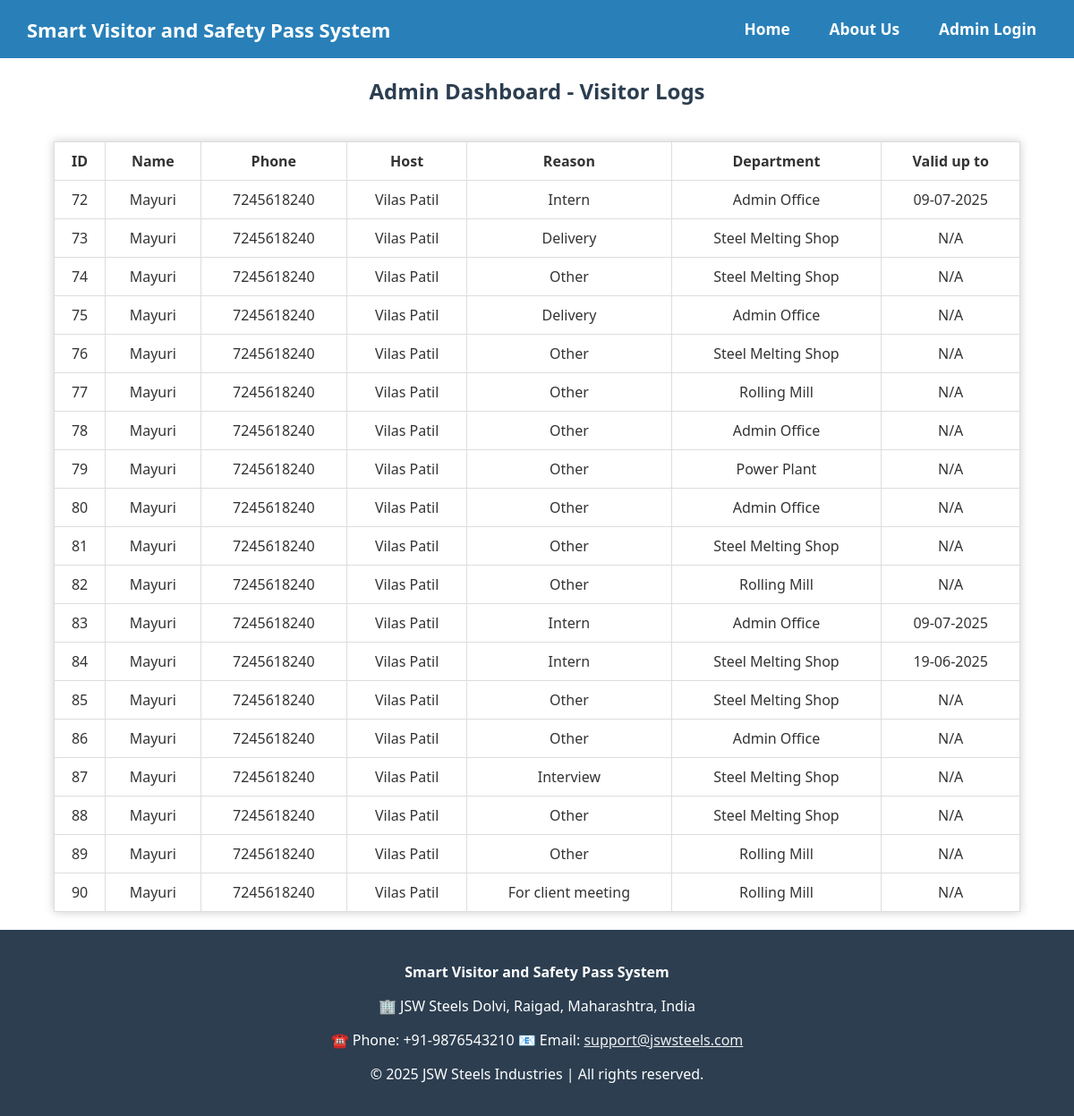
/admin, run on an earlier commit of the app's database.
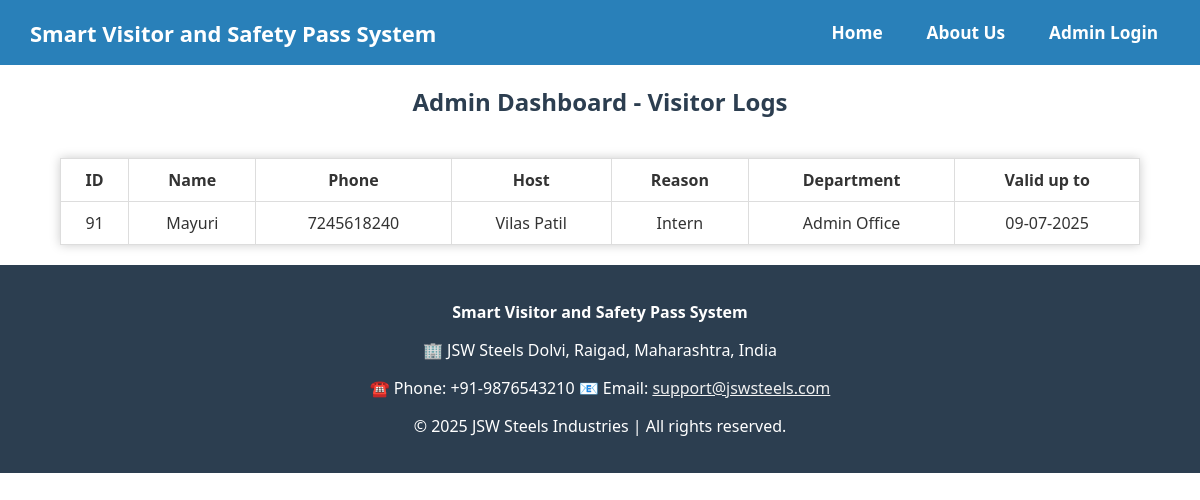
And on a later commit of the database.
### tables this page shows
CREATE TABLE visitors (
                    id INTEGER PRIMARY KEY AUTOINCREMENT,
                    name TEXT,
                    phone TEXT,
                    reason TEXT,
                    host TEXT,
                    quiz_passed INTEGER,
                    checkin_status TEXT
                , area TEXT, checkin_time TEXT, checkout_time TEXT, start_date TEXT, end_date TEXT);

### app.py (the view)
@app.route('/admin')
def admin():
    conn = sqlite3.connect(DB_NAME)
    c = conn.cursor()
    c.execute("SELECT * FROM visitors")
    visitors = c.fetchall()
    conn.close()
    return render_template('admin.html', data=visitors)

### app.py (called while the page is built)
@app.template_filter('datetimeformat')
def datetimeformat(value):
    if not value:
        return ''
    try:
        if len(value) == 10:
            dt = datetime.strptime(value, '%Y-%m-%d')
        else:
            dt = datetime.strptime(value, '%Y-%m-%d %H:%M:%S')
        return dt.strftime('%d-%m-%Y')
    except Exception:
        return value

### templates/admin.html (shortened to what this page needs)
<!DOCTYPE html>
<html>
<head>
  <link rel="stylesheet" href="{{ url_for('static', filename='style.css') }}">
</head>
<body>
  {% include 'header.html' %}
<h2>Admin Dashboard - Visitor Logs</h2>
<table>
  <thead>
    <tr>
      <th>ID</th>
      <th>Name</th>
      <th>Phone</th>
      <th>Host</th>
      <th>Reason</th>
      <th>Department</th>
      <th>Valid up to</th>
    </tr>
  </thead>
  <tbody>
    {% for row in data %}
    <tr>
      <td>{{ row[0] }}</td>
      <td>{{ row[1] }}</td>
      <td>{{ row[2] }}</td>
      <td>{{ row[4] }}</td>
      <td>{{ row[3] }}</td>
      <td>{{ row[7] }}</td>
      <td>{% if row[11] %}{{ row[11]|datetimeformat }}{% else %}N/A{% endif %}</td>
    </tr>
    {% endfor %}
  </tbody>
</table>
  {% include 'footer.html' %}
</body>
</html>

### templates/header.html (shortened to what this page needs)
<!DOCTYPE html>
<html>
<head>
  <link rel="stylesheet" href="{{ url_for('static', filename='style.css') }}">
</head>
<body class="{{ body_class|default('') }}">
  <header class="navbar">
    <h1>Smart Visitor and Safety Pass System</h1>
    <div class="nav-links">
      <a href="/">Home</a>
      <a href="/about">About Us</a>
      {% if session.get('user') %}
        <form action="/logout" method="post" style="display: inline;">
          <button type="submit">Logout</button>
        </form>
      {% else %}
        <a href="/login">Admin Login</a>
      {% endif %}
    </div>
  </header>

### templates/footer.html (shortened to what this page needs)
  <footer style="background: #2c3e50; color: white; padding: 20px 0; text-align: center;">
    <div style="max-width: 800px; margin: auto;">
      <p><strong>Smart Visitor and Safety Pass System</strong></p>
      <p>
        🏢 JSW Steels Dolvi, Raigad, Maharashtra, India
      </p>
      <p>
        ☎️ Phone: +91-9876543210
        📧 Email: <a href="mailto:support@jswsteels.com" style="color: #f0f0f0;">support@jswsteels.com</a>
      </p>
      <p>
        &copy; 2025 JSW Steels Industries | All rights reserved.
      </p>
    </div>
  </footer>
</body>
</html>

### static/style.css (style rules this page uses)
body { background: #fff; color: #333; font-family: 'Segoe UI', sans-serif; margin: 0; padding: 0; min-height: 100vh; }
h2 { color: #2c3e50; text-align: center; }
table { width: 90%; margin: 20px auto; border-collapse: collapse; background-color: white; box-shadow: 0 0 10px #ccc; }
th, td { padding: 10px; border: 1px solid #ddd; text-align: center; }
body:not(.home-bg) { display: flex; flex-direction: column; min-height: 100vh; }
.nav-links { display: flex; gap: 24px; align-items: center; flex-wrap: nowrap; white-space: nowrap; }
.nav-links a, .nav-links form button { color: white; text-decoration: none; font-weight: 500; font-size: 1.08em; padding: 7px 16px; border-radius: 5px; background: none; border: none; cursor: pointer; transition: background 0.2s; display: flex; align-items: center; }

### templates/header.html (style rules this page uses)
.navbar { background-color: #2980b9; color: white; padding: 15px 30px; display: flex; justify-content: space-between; align-items: center; }
.navbar h1 { margin: 0; font-size: 22px; font-weight: bold; }
.nav-links { display: flex; gap: 20px; align-items: center; }
.nav-links a, .nav-links form button { color: white; text-decoration: none; font-weight: bold; padding: 6px 12px; border-radius: 5px; background: none; border: none; cursor: pointer; }

What changed in the data, as far as the page shows it:
removed visitors: id "72", name "Mayuri", phone "7245618240", host "Vilas Patil", reason "Intern", area "Admin Office", end_date "09-07-2025"
removed visitors: id "73", name "Mayuri", phone "7245618240", host "Vilas Patil", reason "Delivery", area "Steel Melting Shop", shows "N/A"
removed visitors: id "74", name "Mayuri", phone "7245618240", host "Vilas Patil", reason "Other", area "Steel Melting Shop", shows "N/A"
removed visitors: id "75", name "Mayuri", phone "7245618240", host "Vilas Patil", reason "Delivery", area "Admin Office", shows "N/A"
removed visitors: id "76", name "Mayuri", phone "7245618240", host "Vilas Patil", reason "Other", area "Steel Melting Shop", shows "N/A"
removed visitors: id "77", name "Mayuri", phone "7245618240", host "Vilas Patil", reason "Other", area "Rolling Mill", shows "N/A"
removed visitors: id "78", name "Mayuri", phone "7245618240", host "Vilas Patil", reason "Other", area "Admin Office", shows "N/A"
removed visitors: id "79", name "Mayuri", phone "7245618240", host "Vilas Patil", reason "Other", area "Power Plant", shows "N/A"
removed visitors: id "80", name "Mayuri", phone "7245618240", host "Vilas Patil", reason "Other", area "Admin Office", shows "N/A"
removed visitors: id "81", name "Mayuri", phone "7245618240", host "Vilas Patil", reason "Other", area "Steel Melting Shop", shows "N/A"
removed visitors: id "82", name "Mayuri", phone "7245618240", host "Vilas Patil", reason "Other", area "Rolling Mill", shows "N/A"
removed visitors: id "83", name "Mayuri", phone "7245618240", host "Vilas Patil", reason "Intern", area "Admin Office", end_date "09-07-2025"
removed visitors: id "84", name "Mayuri", phone "7245618240", host "Vilas Patil", reason "Intern", area "Steel Melting Shop", end_date "19-06-2025"
removed visitors: id "85", name "Mayuri", phone "7245618240", host "Vilas Patil", reason "Other", area "Steel Melting Shop", shows "N/A"
removed visitors: id "86", name "Mayuri", phone "7245618240", host "Vilas Patil", reason "Other", area "Admin Office", shows "N/A"
removed visitors: id "87", name "Mayuri", phone "7245618240", host "Vilas Patil", reason "Interview", area "Steel Melting Shop", shows "N/A"
removed visitors: id "88", name "Mayuri", phone "7245618240", host "Vilas Patil", reason "Other", area "Steel Melting Shop", shows "N/A"
removed visitors: id "89", name "Mayuri", phone "7245618240", host "Vilas Patil", reason "Other", area "Rolling Mill", shows "N/A"
removed visitors: id "90", name "Mayuri", phone "7245618240", host "Vilas Patil", reason "For client meeting", area "Rolling Mill", shows "N/A"
added visitors: id "91", name "Mayuri", phone "7245618240", host "Vilas Patil", reason "Intern", area "Admin Office", end_date "09-07-2025"
